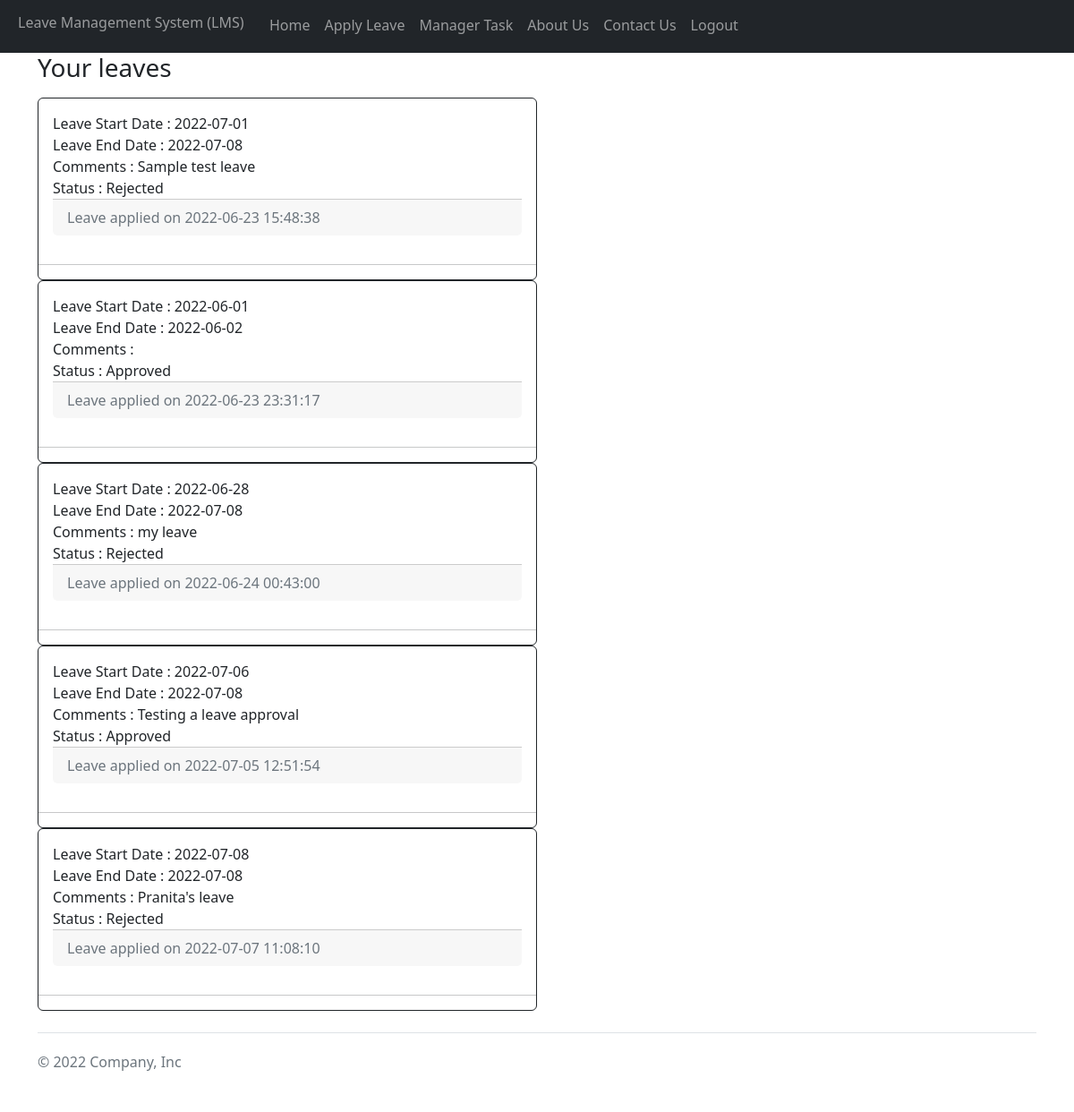
The app's page /home (signed in), older data.
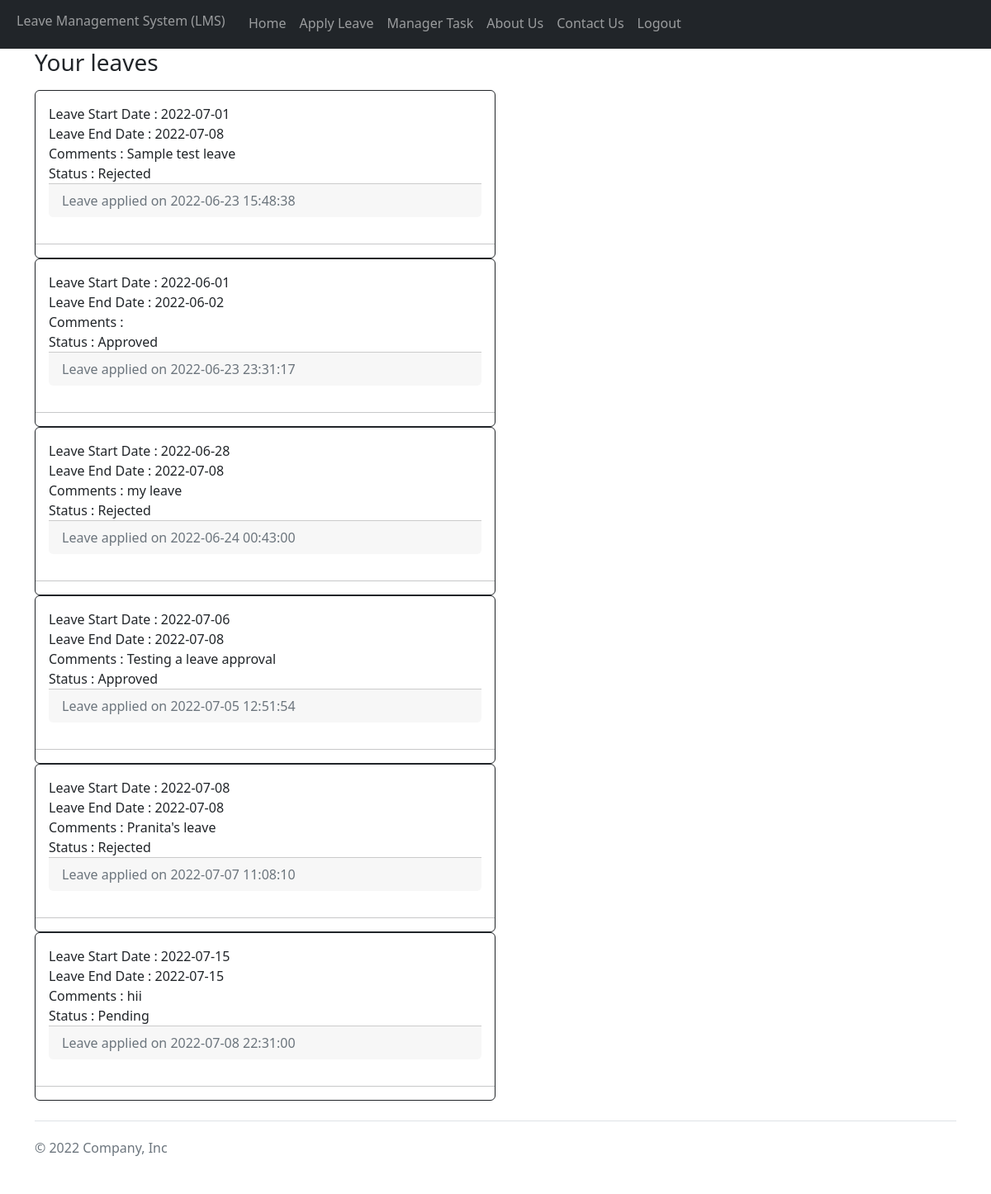
The same page, newer data.
### website/models.py (models this page shows, shortened)
class Leave(db.Model):
    leaveid = db.Column(db.Integer, primary_key= True)
    startdate = db.Column(db.String(50))
    enddate = db.Column(db.String(50))
    comment = db.Column(db.String(200))
    status = db.Column(db.Integer)
    leavedate_created = db.Column(db.DateTime(timezone=True), default= func.now())
    userid = db.Column(db.Integer, db.ForeignKey('user.userid', ondelete="CASCADE"), nullable = false)

### website/views.py (the view)
@views.route("/home")
@login_required
def home():
    leaves = Leave.query.filter_by(userid= current_user.userid)
    return render_template('home.html', user=current_user, leaves= leaves)

### website/__init__.py (called while the page is built)
def create_app():
    app = Flask(__name__)
    app.config['SECRET_KEY'] = "mywebkey"
    app.config['SQLALCHEMY_DATABASE_URI'] = f'sqlite:///database.db'
    db.init_app(app)
    from .views import views
    from .auth import auth
    app.register_blueprint(views, url_prefix ="/" )
    app.register_blueprint(auth, url_prefix ="/" )
    from .models import User, Leave
    create_database(app)
    login_manager = LoginManager()
    login_manager.login_view= "auth.login"
    login_manager.init_app(app)
    @login_manager.user_loader
    def load_user(userid):
        return User.query.get(int(userid))
    return app

### website/templates/home.html (shortened to what this page needs)
{% extends "base.html" %}
{% block content %}
    <div class="col-md-8 form-group" id="leaves">
        <h1 class="h3 mb-3 fw-normal">Your leaves</h1>
        {% for leave in leaves %}
        <div class="card w-75 center border-dark">
            <div class="card-body">
                <div class="card-text">
                    Leave Start Date : {{leave.startdate}} <br>
                    Leave End Date : {{leave.enddate}}<br>
                    Comments : {{leave.comment}}<br>
                    {% if leave.status==1 %}
                        Status : Approved
                    {% endif %}
                    {% if leave.status==2 %}
                        Status : Rejected
                    {% endif %}
                    {% if leave.status==3 %}
                        Status : Pending
                    {% endif %}
                </div>
                <div class="card-footer text-muted">
                    Leave applied on {{leave.leavedate_created}}
                </div>
            </div>
            <hr class="featurette-divider">
        </div>
        {% endfor %}
    </div>
{% endblock %}

Row changes from the older to the newer data that the page shows:
added Leave: startdate "2022-07-15", enddate "2022-07-15", comment "hii", status "Status : Pending", leavedate_created "2022-07-08 22:31:00"
